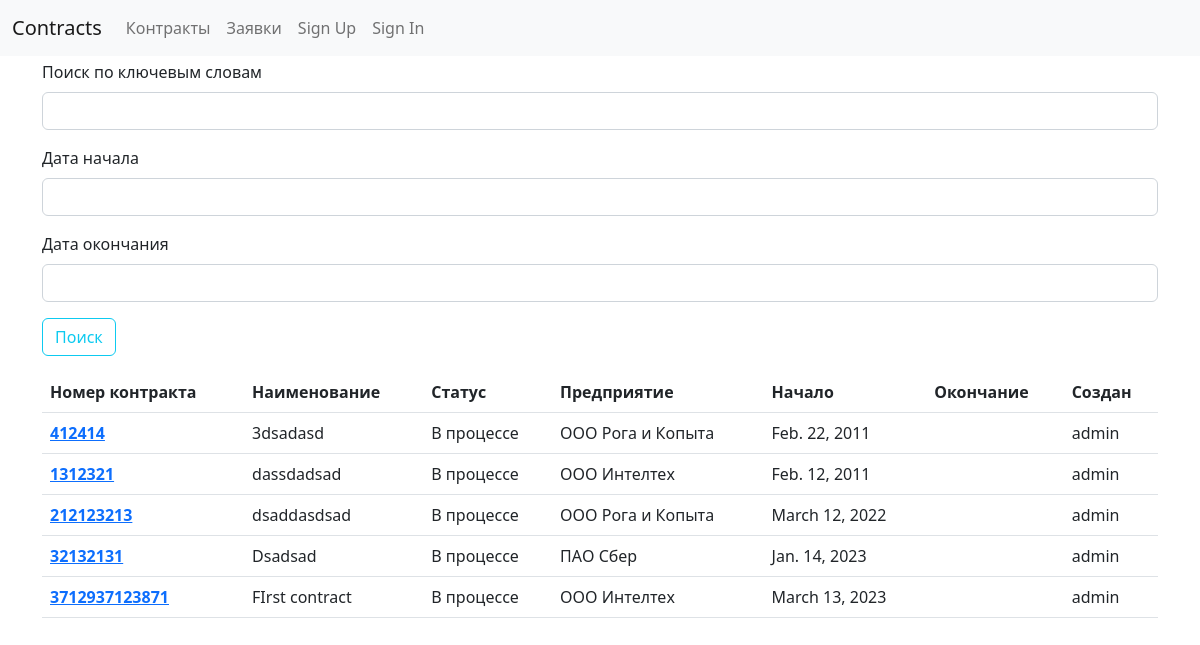
The app's page /contracts/ with its own data.
### contracts/users/models.py (models this page shows, shortened)
class Contract(models.Model):
    number = models.BigIntegerField("Номер контракта")
    object = models.CharField("Наименование объекта", max_length=150)
    state = models.CharField(
        "Статус",
        max_length=50,
        choices=[
            ("in_process", "В процессе"),
            ("restored", "Восстановлен"),
            ("contract_organization", "Организация контракта"),
        ],
        default="in_process",
    )
    company = models.ForeignKey(
        Company, on_delete=models.CASCADE, verbose_name="Предприятие"
    )
    town = models.ForeignKey(Town, on_delete=models.CASCADE, verbose_name="Город")
    description = models.TextField("Описание работ")
    start = models.DateField("Дата начала работ", blank=True, null=True)
    end = models.DateField("Плановая дата окончания работ", blank=True, null=True)
    creator = models.ForeignKey(
        User,
        verbose_name="Создатель",
        on_delete=models.PROTECT,
        null=True,
        blank=True,
        related_name="created_contracts",
        editable=False,
    )
    gip = models.ForeignKey(
        User,
        verbose_name="Руководитель",
        on_delete=models.PROTECT,
        blank=True,
        null=True,
        related_name="gip_contracts",
    )
    users = models.ManyToManyField(
        User,
        blank=True,
        null=True,
        verbose_name="Пользователи",
        related_name="contracts",
    )
    class Meta:
        verbose_name_plural = _("Контракты")
        verbose_name = _("Контракт")

class Company(models.Model):
    name = models.CharField("Наименование", max_length=50, unique=True)
    class Meta:
        verbose_name_plural = _("Компании")
        verbose_name = _("Компания")
    def __str__(self) -> str:
        return self.name

class User(AbstractUser):
    name = models.CharField(_("Name of User"), blank=True, max_length=255)
    first_name = None  # type: ignore[assignment]
    last_name = None  # type: ignore[assignment]
    supervisor = models.BooleanField("Руководитель", default=False)
    it_staff = models.BooleanField("IT персонал", default=False)

### contracts/users/contract_views.py (the view, shortened to what this page needs)
# urls.py: path("", ContractListView.as_view(), name="contract-list"),
class ContractListView(ListView):
    model = Contract
    context_object_name = "contracts"
    def get_queryset(self) -> QuerySet[Any]:
        self.form = ContarctFilterForm(self.request.GET)
        qs = super().get_queryset().select_related("company", "creator").order_by("-id")
        query = self.request.GET.get("query", None)
        start = self.request.GET.get("start", None)
        if start:
            qs = qs.filter(start=datetime.strptime(start, "%d.%m.%Y"))
        end = self.request.GET.get("end", None)
        if end:
            qs = qs.filter(end=datetime.strptime(end, "%d.%m.%Y"))
        return qs
    def get_context_data(self, **kwargs):
        context = super(ContractListView, self).get_context_data(**kwargs)
        context["form"] = self.form
        return context

### contracts/users/forms.py
class ContarctFilterForm(forms.Form):
    query = forms.CharField(
        label="Поиск по ключевым словам", max_length=100, required=False
    )
    start = forms.DateField(label="Дата начала", required=False)
    end = forms.DateField(label="Дата окончания", required=False)

### contracts/users/context_processors.py (called while the page is built)
def allauth_settings(request):
    return {
        "ACCOUNT_ALLOW_REGISTRATION": settings.ACCOUNT_ALLOW_REGISTRATION,
    }

### contracts/templates/users/contract_list.html (shortened to what this page needs)
{% extends "base.html" %}
{% load crispy_forms_tags %}
{% block content %}
<form>
    <fieldset class="form-group">
        {{ form|crispy }}
    </fieldset>
    <div class="form-group">
        <button class="btn btn-outline-info" type="submit">Поиск</button>
    </div>
</form>
<table class="table mt-3">
    <thead>
      <tr>
        <th scope="col">Номер контракта</th>
        <th scope="col">Наименование</th>
        <th scope="col">Статус</th>
        <th scope="col">Предприятие</th>
        <th scope="col">Начало</th>
        <th scope="col">Окончание</th>
        <th scope="col">Создан</th>
      </tr>
    </thead>
    <tbody>
        {% for contract in contracts %}
          <tr>
            <th scope="row">
                <a href="{% url 'contracts:contract-detail' contract.id %}">{{contract.number}}</a>
            </th>
            <td>{{contract.object}}</td>
            <td>{{contract.get_state_display}}</td>
            <td>{{contract.company}}</td>
            <td>{{contract.start}}</td>
            <td>{% if contract.end %}{{contract.end}}{% else %}{% endif %}</td>
            <td>{{contract.creator}}</td>
          </tr>
        {% endfor %}
    </tbody>
  </table>
{% endblock content %}

### records on screen
Contract: number "412414", object "3dsadasd", state "В процессе", company "ООО Рога и Копыта", start "Feb. 22, 2011", creator "admin"
Contract: number "1312321", object "dassdadsad", state "В процессе", company "ООО Интелтех", start "Feb. 12, 2011", creator "admin"
Contract: number "212123213", object "dsaddasdsad", state "В процессе", company "ООО Рога и Копыта", start "March 12, 2022", creator "admin"
Contract: number "32132131", object "Dsadsad", state "В процессе", company "ПАО Сбер", start "Jan. 14, 2023", creator "admin"
Contract: number "3712937123871", object "FIrst contract", state "В процессе", company "ООО Интелтех", start "March 13, 2023", creator "admin"
